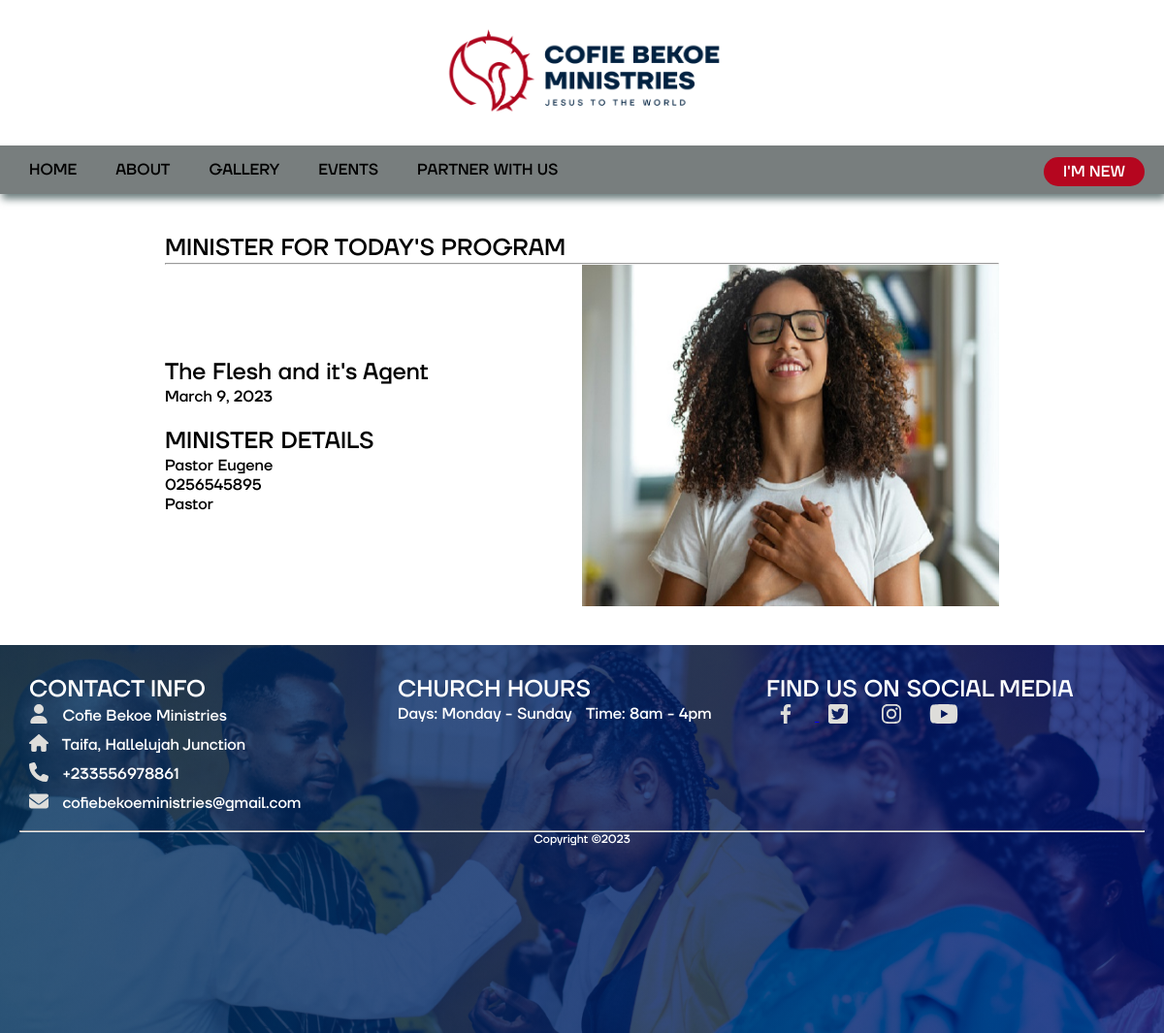
The page /church/rsvp/1 on the database its author committed.
### churchweb/models.py (models this page shows, shortened)
class Events(models.Model):
    STATUS_CHOICE = (
        ("normal", "N"),
        ("major", "M")
    )
    name = models.CharField(max_length=256)
    event_type=models.CharField(choices=STATUS_CHOICE, max_length=120, default="N")
    event_date = models.DateField()
    rsvp = models.ForeignKey(RSVP, on_delete=models.PROTECT)
    event_poster = models.ImageField(upload_to = "img")
    time = models.TimeField(blank=True, null=True)
    from_time = models.TimeField(blank=True, null=True)
    to_time = models.TimeField(blank=True, null=True)
    venue = models.CharField(max_length=256)
    status = models.BooleanField(default=False)
    class Meta:
        verbose_name = _("Event")
        verbose_name_plural = _("Events")

class RSVP(models.Model):
    rs_vp = models.CharField(max_length=120)
    designation = models.CharField(max_length=120, blank=True, null=True)
    contact = models.CharField(max_length=150, blank=True, null=True)
    class Meta:
        verbose_name = _("RSVP")
        verbose_name_plural = _("RSVP")

### churchweb/views.py (the view)
# urls.py: path('church/rsvp/<int:pk>', rsvpView, name='rsvp'),
def rsvpView(request, pk):
    events_ = Events.objects.get(pk=pk)
    print(events_.id)
    context={
        'event': events_,
    }
    return render(request, 'rsvp-popup.html', context)

### templates/rsvp-popup.html (shortened to what this page needs)
{% extends 'index.html' %}
{% load static %}
    {% block content %}
<body>
    <div class="container">
        <div class="row">
            <h1>MINISTER FOR TODAY'S PROGRAM</h1><hr>
            <div class="col-sm">
                <div class="rsvp">
                    <div class="event-title-date">
                        <h2>{{event.name}}</h2>
                        <p>{{event.event_date}}</p><br>
                        <div class="card">
                            <h2>MINISTER DETAILS</h2>
                            <h4>{{event.rsvp.designation}} {{event.rsvp.rs_vp}}</h4>
                            <p>{{event.rsvp.contact}}</p>
                            <p>{{event.rsvp.designation}}</p>
                        </div>
                    </div>
                    <img src="{{event.event_poster.url}}" alt="event image">
                </div>
            </div>
        </div>
    </div>
</body>
{% endblock content %}

### church/static/css/style.css (style rules this page uses)
* { margin: 0; padding: 0; box-sizing: border-box; }
body { width: 100%; font-family: 'TT-Firs-Neue-Trial-Medium'; }
p { font-family: "TT-Firs-Neue-Trial-Regular"; font-size: 16px; }

### templates/rsvp-popup.html (style rules this page uses)
.container { margin: 0; padding: 0; box-sizing: border-box; font-family: "TT-Firs-Neue-Trial-Medium"; }
p, h1, h2 { font-family: "TT-Firs-Neue-Trial-Medium"; }
.row { margin: 20px 150px; padding: 20px; background-color: #fff; }
.rsvp { display: grid; grid-template-columns: repeat(2, 1fr); justify-content: center; align-items: center; }
.rsvp img { width: 100%; height: 22rem; }

### rows shown on the page
Events: name "The Flesh and it's Agent", event_date "March 9, 2023", rsvp.designation "Pastor", rsvp.rs_vp "Eugene", rsvp.contact "0256545895", event_poster (picture)
